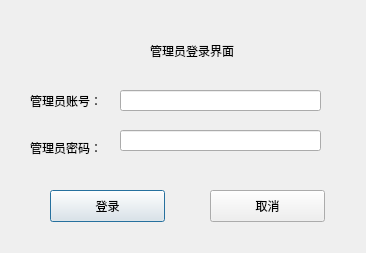
<?xml version="1.0" encoding="UTF-8"?>
<ui version="4.0">
 <class>manager</class>
 <widget class="QDialog" name="manager">
  <property name="geometry">
   <rect>
    <x>0</x>
    <y>0</y>
    <width>366</width>
    <height>253</height>
   </rect>
  </property>
  <property name="windowTitle">
   <string>Dialog</string>
  </property>
  <widget class="QLabel" name="label">
   <property name="geometry">
    <rect>
     <x>30</x>
     <y>90</y>
     <width>71</width>
     <height>21</height>
    </rect>
   </property>
   <property name="text">
    <string>管理员账号：</string>
   </property>
  </widget>
  <widget class="QLabel" name="label_2">
   <property name="geometry">
    <rect>
     <x>30</x>
     <y>140</y>
     <width>71</width>
     <height>16</height>
    </rect>
   </property>
   <property name="text">
    <string>管理员密码：</string>
   </property>
  </widget>
  <widget class="QLabel" name="label_3">
   <property name="geometry">
    <rect>
     <x>150</x>
     <y>20</y>
     <width>171</width>
     <height>61</height>
    </rect>
   </property>
   <property name="text">
    <string>管理员登录界面</string>
   </property>
  </widget>
  <widget class="QLineEdit" name="lineEdit">
   <property name="geometry">
    <rect>
     <x>120</x>
     <y>90</y>
     <width>201</width>
     <height>21</height>
    </rect>
   </property>
  </widget>
  <widget class="QLineEdit" name="lineEdit_2">
   <property name="geometry">
    <rect>
     <x>120</x>
     <y>130</y>
     <width>201</width>
     <height>21</height>
    </rect>
   </property>
  </widget>
  <widget class="QPushButton" name="pushButton">
   <property name="geometry">
    <rect>
     <x>50</x>
     <y>190</y>
     <width>115</width>
     <height>32</height>
    </rect>
   </property>
   <property name="text">
    <string>登录</string>
   </property>
  </widget>
  <widget class="QPushButton" name="pushButton_2">
   <property name="geometry">
    <rect>
     <x>210</x>
     <y>190</y>
     <width>115</width>
     <height>32</height>
    </rect>
   </property>
   <property name="text">
    <string>取消</string>
   </property>
  </widget>
 </widget>
 <resources/>
 <connections>
  <connection>
   <sender>pushButton_2</sender>
   <signal>clicked()</signal>
   <receiver>manager</receiver>
   <slot>close()</slot>
   <hints>
    <hint type="sourcelabel">
     <x>289</x>
     <y>207</y>
    </hint>
    <hint type="destinationlabel">
     <x>342</x>
     <y>168</y>
    </hint>
   </hints>
  </connection>
 </connections>
</ui>
